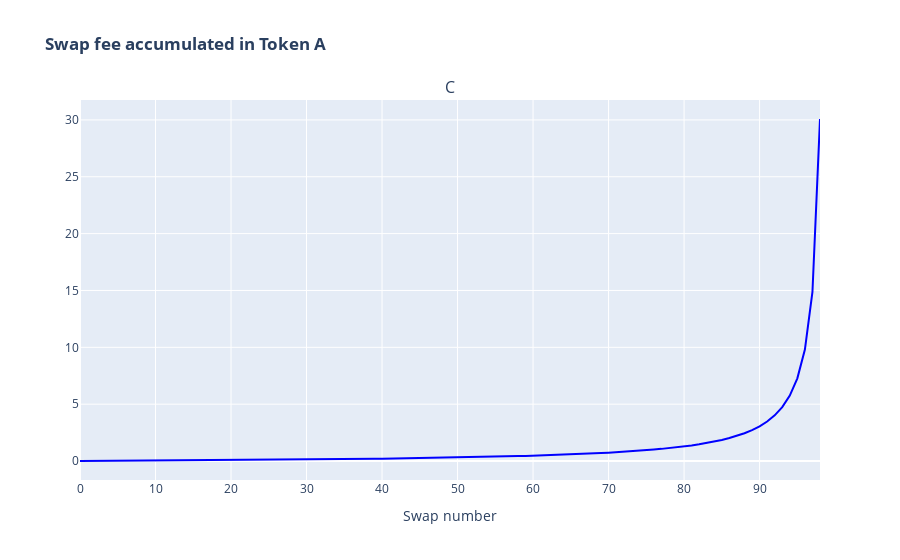

The notebook cell this image was saved under:
### Code cell
#Plot chart of commision 
import plotly
import plotly.graph_objs as go
import plotly.express as px
from plotly.subplots import make_subplots

import numpy as np
x=np.arange(0,100,1)
fig = make_subplots(subplot_titles=('Commision for Swap 99 times' ))
fig.add_trace(go.Scatter(x=x, y=comm, line=dict(color='blue'), name="Commision"), secondary_y=False)
#fig.add_trace(go.Scatter(x=x1, y=z1, line=dict(color='green'), name="Token 2"), secondary_y=False)


fig.update_layout(title_text='<b>Swap fee accumulated in Token A</b>')
fig.update_xaxes(title_text='Swap number')

fig.show()

### Figure 1 — Plotly figure (JSON) as saved in the notebook; plotly's stock layout.template omitted (floating-point values rounded to 4 significant figures)
{"data": [{"line": {"color": "blue"}, "name": "Commision", "type": "scatter", "x": [0, 1, 2, 3, 4, 5, 6, 7, 8, 9, 10, 11, 12, 13, 14, 15, 16, 17, 18, 19, 20, 21, 22, 23, 24, 25, 26, 27, 28, 29, 30, 31, 32, 33, 34, 35, 36, 37, 38, 39, 40, 41, 42, 43, 44, 45, 46, 47, 48, 49, 50, 51, 52, 53, 54, 55, 56, 57, 58, 59, 60, 61, 62, 63, 64, 65, 66, 67, 68, 69, 70, 71, 72, 73, 74, 75, 76, 77, 78, 79, 80, 81, 82, 83, 84, 85, 86, 87, 88, 89, 90, 91, 92, 93, 94, 95, 96, 97, 98, 99], "xaxis": "x", "y": [0.003039, 0.006141, 0.009307, 0.01254, 0.01584, 0.01921, 0.02265, 0.02617, 0.02976, 0.03344, 0.0372, 0.04104, 0.04497, 0.04899, 0.05311, 0.05733, 0.06165, 0.06607, 0.0706, 0.07525, 0.08001, 0.0849, 0.08992, 0.09506, 0.1003, 0.1058, 0.1113, 0.1171, 0.123, 0.129, 0.1353, 0.1417, 0.1483, 0.1551, 0.1621, 0.1694, 0.1768, 0.1846, 0.1925, 0.2008, 0.2093, 0.2181, 0.2272, 0.2366, 0.2464, 0.2566, 0.2671, 0.2781, 0.2894, 0.3012, 0.3136, 0.3264, 0.3397, 0.3537, 0.3683, 0.3835, 0.3994, 0.4161, 0.4337, 0.4521, 0.4714, 0.4918, 0.5132, 0.5359, 0.5598, 0.5852, 0.6121, 0.6407, 0.6711, 0.7036, 0.7383, 0.7755, 0.8155, 0.8585, 0.905, 0.9553, 1.01, 1.07, 1.135, 1.207, 1.287, 1.375, 1.474, 1.585, 1.711, 1.855, 2.022, 2.216, 2.445, 2.72, 3.057, 3.478, 4.019, 4.741, 5.753, 7.27, 9.801, 14.87, 30.08], "yaxis": "y"}], "layout": {"annotations": [{"font": {"size": 16}, "showarrow": false, "text": "C", "x": 0.5, "xanchor": "center", "xref": "paper", "y": 1, "yanchor": "bottom", "yref": "paper"}], "title": {"text": "<b>Swap fee accumulated in Token A</b>"}, "xaxis": {"anchor": "y", "domain": [0, 1], "title": {"text": "Swap number"}}, "yaxis": {"anchor": "x", "domain": [0, 1]}}}
